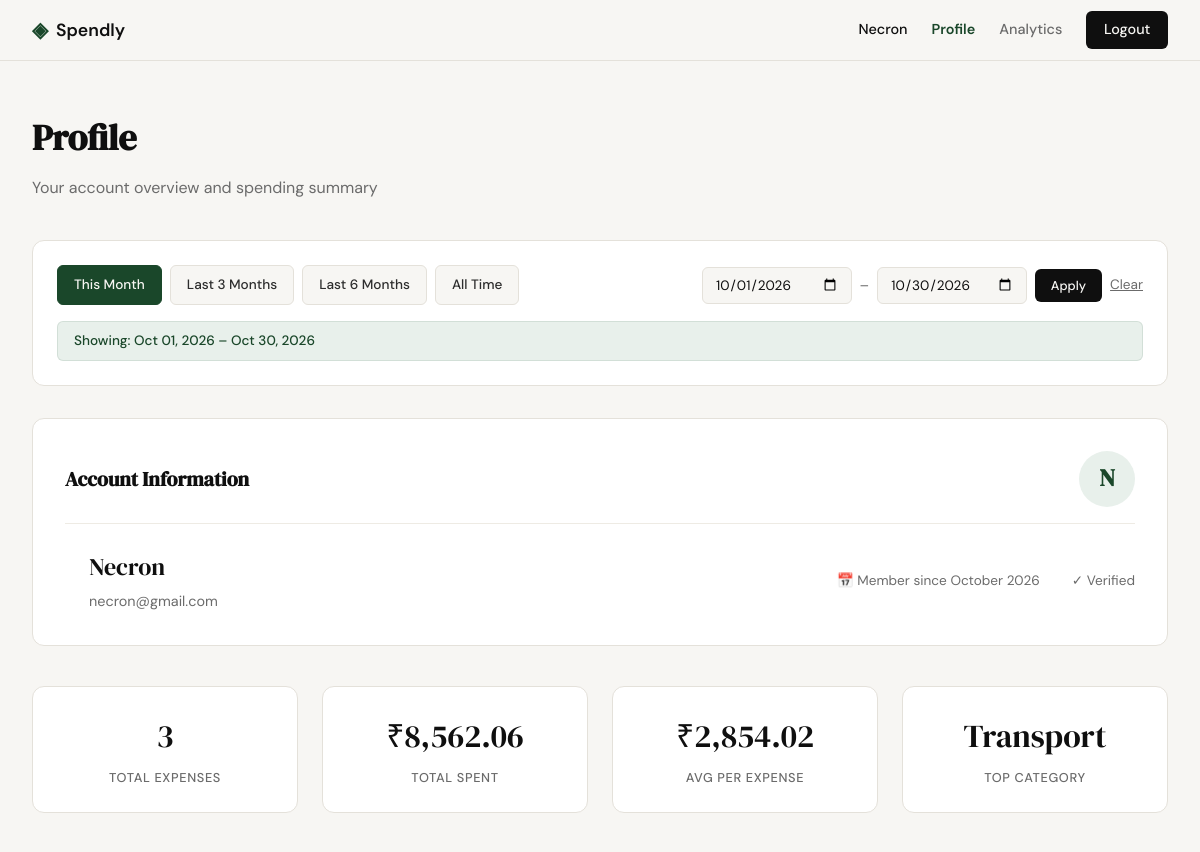
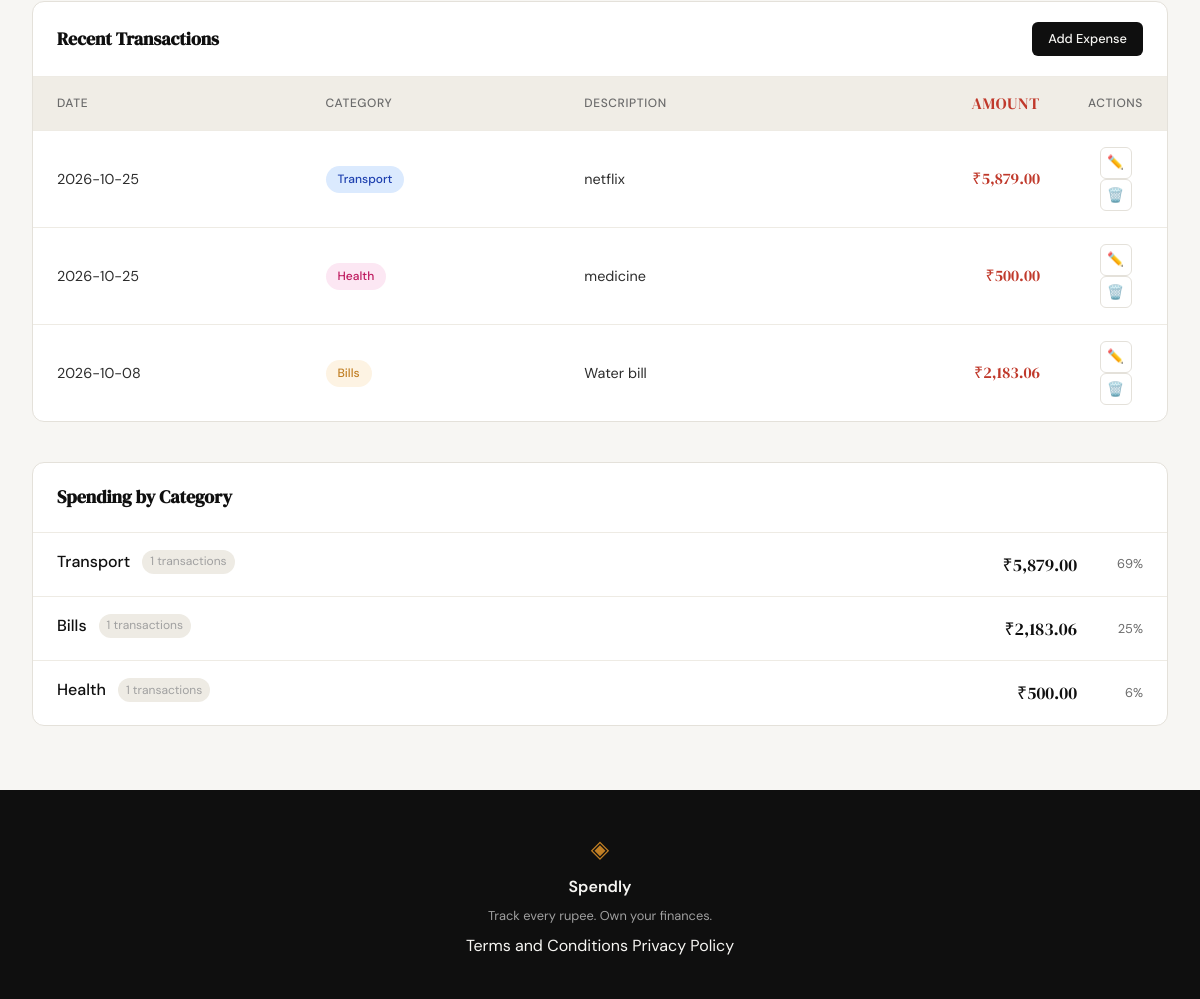
The app's page /profile?date_from=2026-10-01&date_to=2026-10-30 (signed in) with its own data (2 pictures, top to bottom).
### tables this page shows
CREATE TABLE users (
            id INTEGER PRIMARY KEY AUTOINCREMENT,
            name TEXT NOT NULL,
            email TEXT UNIQUE NOT NULL,
            password_hash TEXT NOT NULL,
            created_at TEXT DEFAULT CURRENT_TIMESTAMP
        );

CREATE TABLE expenses (
            id INTEGER PRIMARY KEY AUTOINCREMENT,
            user_id INTEGER NOT NULL REFERENCES users(id),
            amount REAL NOT NULL,
            category TEXT NOT NULL,
            date TEXT NOT NULL,
            description TEXT,
            created_at TEXT DEFAULT CURRENT_TIMESTAMP
        );

### app.py (the view)
@app.route("/profile")
def profile():
    if not session.get("user_id"):
        flash("Please sign in to view your profile", "error")
        return redirect(url_for("login"))
    user_id = session["user_id"]
    user = get_user_profile(user_id)
    if not user:
        flash("User not found", "error")
        return redirect(url_for("logout"))
    date_from_str = request.args.get("date_from", "").strip()
    date_to_str = request.args.get("date_to", "").strip()
    date_from = None
    date_to = None
    active_preset = None
    if date_from_str:
        try:
            datetime.strptime(date_from_str, "%Y-%m-%d")
            date_from = date_from_str
        except ValueError:
            pass  # Invalid format - ignore
    if date_to_str:
        try:
            datetime.strptime(date_to_str, "%Y-%m-%d")
            date_to = date_to_str
        except ValueError:
            pass  # Invalid format - ignore
    if date_from and date_to and date_from > date_to:
        flash("Start date must be before end date.", "error")
        date_from = None
        date_to = None
    today = datetime.now().date()
    presets = {
        "this_month": {
            "label": "This Month",
            "date_from": today.replace(day=1).isoformat(),
            "date_to": today.isoformat()
        },
        "last_3_months": {
            "label": "Last 3 Months",
            "date_from": (today - timedelta(days=90)).isoformat(),
            "date_to": today.isoformat()
        },
        "last_6_months": {
            "label": "Last 6 Months",
            "date_from": (today - timedelta(days=180)).isoformat(),
            "date_to": today.isoformat()
        }
    }
    if date_from and date_to:
        for key, preset in presets.items():
            if preset["date_from"] == date_from and preset["date_to"] == date_to:
                active_preset = key
                break
    stats_raw = get_summary_stats(user_id, date_from, date_to)
    transactions = get_recent_transactions(user_id, limit=10, date_from=date_from, date_to=date_to)
    categories = get_category_breakdown(user_id, date_from, date_to)
    stats = {
        "total_expenses": stats_raw["transaction_count"],
        "total_spent": stats_raw["total_spent"],
        "avg_per_expense": round(stats_raw["avg_per_expense"], 2) if stats_raw["transaction_count"] > 0 else 0,
        "top_category": stats_raw["top_category"] or "—"
    }
    filter_display = None
    if date_from and date_to:
        try:
            from_dt = datetime.strptime(date_from, "%Y-%m-%d")
            to_dt = datetime.strptime(date_to, "%Y-%m-%d")
            filter_display = f"Showing: {from_dt.strftime('%b %d, %Y')} – {to_dt.strftime('%b %d, %Y')}"
        except Exception:
            filter_display = "Filtered"
    return render_template("profile.html",
                          user=user,
                          stats=stats,
                          transactions=transactions,
                          categories=categories,
                          date_from=date_from,
                          date_to=date_to,
                          active_preset=active_preset,
                          filter_display=filter_display,
                          presets=presets)

### database/db.py (called while the page is built)
def get_db():
    db_path = os.path.join(os.path.dirname(os.path.dirname(os.path.abspath(__file__))), "spendly.db")
    conn = sqlite3.connect(db_path)
    conn.row_factory = sqlite3.Row
    conn.execute("PRAGMA foreign_keys = ON")
    return conn

### database/queries.py (called while the page is built)
def get_user_by_id(user_id: int) -> dict | None:
    conn = get_db()
    cursor = conn.cursor()
    cursor.execute("SELECT * FROM users WHERE id = ?", (user_id,))
    user = cursor.fetchone()
    conn.close()
    if user:
        created = user["created_at"]
        try:
            dt = datetime.fromisoformat(created.replace("Z", "+00:00"))
            member_since = dt.strftime("%B %Y")
        except Exception:
            member_since = "Unknown"
        return {
            "name": user["name"],
            "email": user["email"],
            "member_since": member_since
        }
    return None

def _build_date_filter(date_from: Optional[str], date_to: Optional[str]) -> tuple[str, list]:
    if date_from and date_to:
        return "AND date BETWEEN ? AND ?", [date_from, date_to]
    return "", []

def get_recent_transactions(user_id: int, limit: int = 10, date_from: Optional[str] = None, date_to: Optional[str] = None) -> list:
    conn = get_db()
    cursor = conn.cursor()
    date_where, date_params = _build_date_filter(date_from, date_to)
    base_params = [user_id] + date_params + [limit]
    cursor.execute(f"""
        SELECT id, date, category, description, amount
        FROM expenses WHERE user_id = ? {date_where}
        ORDER BY date DESC, id DESC
        LIMIT ?
    """, base_params)
    transactions = [dict(row) for row in cursor.fetchall()]
    conn.close()
    return transactions

### templates/profile.html (shortened to what this page needs)
{% extends "base.html" %}
{% block content %}
<section class="profile-section">
    <header class="profile-header">
        <h1 class="profile-title">Profile</h1>
        <p class="profile-subtitle">Your account overview and spending summary</p>
    </header>
    <div class="filter-bar">
        <div class="filter-presets">
            <a href="{{ url_for('profile', date_from=presets.this_month.date_from, date_to=presets.this_month.date_to) }}"
               class="filter-preset-btn {% if active_preset == 'this_month' %}active{% endif %}">
                This Month
            </a>
            <a href="{{ url_for('profile', date_from=presets.last_3_months.date_from, date_to=presets.last_3_months.date_to) }}"
               class="filter-preset-btn {% if active_preset == 'last_3_months' %}active{% endif %}">
                Last 3 Months
            </a>
            <a href="{{ url_for('profile', date_from=presets.last_6_months.date_from, date_to=presets.last_6_months.date_to) }}"
               class="filter-preset-btn {% if active_preset == 'last_6_months' %}active{% endif %}">
                Last 6 Months
            </a>
            <a href="{{ url_for('profile') }}"
               class="filter-preset-btn {% if active_preset is none and not date_from and not date_to %}active{% endif %}">
                All Time
            </a>
        </div>
        <form class="filter-custom" method="GET" action="{{ url_for('profile') }}">
            <input type="date" id="date_from" name="date_from" value="{{ date_from or '' }}"
                   {% if date_from and not active_preset %}style="font-weight: 600;"{% endif %}>
            <span class="filter-separator">–</span>
            <input type="date" id="date_to" name="date_to" value="{{ date_to or '' }}"
                   {% if date_to and not active_preset %}style="font-weight: 600;"{% endif %}>
            <button type="submit" class="btn-primary btn-sm">Apply</button>
            {% if date_from or date_to %}
            <a href="{{ url_for('profile') }}" class="filter-clear">Clear</a>
            {% endif %}
        </form>
        {% if filter_display %}
        <div class="filter-badge">{{ filter_display }}</div>
        {% endif %}
    </div>
    <div class="profile-card">
        <div class="profile-card-header">
            <h2 class="profile-card-title">Account Information</h2>
            <div class="profile-user-avatar">
                {{ user.name[0].upper() }}
            </div>
        </div>
        <div style="display: flex; align-items: center; gap: 1.5rem; flex-wrap: wrap;">
            <div class="profile-user-info">
                <div class="profile-user-name">{{ user.name }}</div>
                <div class="profile-user-email">{{ user.email }}</div>
            </div>
            <div class="profile-user-meta">
                <span>📅 Member since {{ user.member_since }}</span>
                <span>✓ Verified</span>
            </div>
        </div>
    </div>
    <div class="stats-grid">
        <div class="stat-card">
            <div class="stat-value">{{ stats.total_expenses }}</div>
            <div class="stat-label">Total Expenses</div>
        </div>
        <div class="stat-card">
            <div class="stat-value">₹{{ "{:,.2f}".format(stats.total_spent) }}</div>
            <div class="stat-label">Total Spent</div>
        </div>
        <div class="stat-card">
            <div class="stat-value">₹{{ "{:,.2f}".format(stats.avg_per_expense) }}</div>
            <div class="stat-label">Avg per Expense</div>
        </div>
        <div class="stat-card">
            <div class="stat-value">{{ stats.top_category }}</div>
            <div class="stat-label">Top Category</div>
        </div>
    </div>
    <div class="table-section">
        <div class="table-section-header">
            <h3 class="table-section-title">Recent Transactions</h3>
            <a href="{{ url_for('add_expense') }}" class="btn-primary" style="font-size: 0.8rem; padding: 0.4rem 1rem;">Add Expense</a>
        </div>
        {% if transactions %}
        <table class="transactions-table">
            <thead>
                <tr>
                    <th>Date</th>
                    <th>Category</th>
                    <th>Description</th>
                    <th class="amount">Amount</th>
                    <th>Actions</th>
                </tr>
            </thead>
            <tbody>
                {% for txn in transactions %}
                <tr>
                    <td>{{ txn.date }}</td>
                    <td>
                        <span class="category-badge category-badge-{{ txn.category.lower() }}">
                            {{ txn.category }}
                        </span>
                    </td>
                    <td>{{ txn.description }}</td>
                    <td class="amount">₹{{ "{:,.2f}".format(txn.amount) }}</td>
                    <td class="actions-cell">
                        <a href="{{ url_for('edit_expense', id=txn.id) }}" class="btn-icon" title="Edit">✏️</a>
                        <form method="POST" action="{{ url_for('delete_expense', id=txn.id) }}" style="display:inline"
                              onsubmit="return confirm('Delete this expense?')">
                            <button type="submit" class="btn-delete" title="Delete">🗑️</button>
                        </form>
                    </td>
                </tr>
                {% endfor %}
            </tbody>
        </table>
        {% else %}
        <div class="empty-state">
            <div class="empty-state-icon">📝</div>
            <p>No transactions yet. <a href="{{ url_for('add_expense') }}" style="color: var(--accent);">Add your first expense</a></p>
        </div>
        {% endif %}
    </div>
    <div class="category-section">
        <div class="table-section-header">
            <h3 class="table-section-title">Spending by Category</h3>
        </div>
        <div class="category-list">
            {% for cat in categories %}
            <div class="category-item">
                <div class="category-item-info">
                    <div class="category-item-header">
                        <span class="category-item-name">{{ cat.category }}</span>
                        <span class="category-item-count">{{ cat.count }} transactions</span>
                    </div>
                </div>
                <div class="category-item-amount">₹{{ "{:,.2f}".format(cat.amount) }}</div>
                <div class="category-item-percentage">{{ cat.percentage }}%</div>
            </div>
            {% endfor %}
        </div>
    </div>
</section>
{% endblock %}

### templates/base.html (shortened to what this page needs)
<!DOCTYPE html>
<html lang="en">
<head>
    <link rel="stylesheet" href="{{ url_for('static', filename='css/style.css') }}">
</head>
<body>
    <nav class="navbar">
        <div class="nav-inner">
            <a href="{{ url_for('landing') }}" class="nav-brand">
                <span class="brand-icon">◈</span>
                <span class="brand-name">Spendly</span>
            </a>
            <div class="nav-links">
                {% if session.user_id %}
                    <span class="nav-user">{{ session.user_name }}</span>
                    <a href="{{ url_for('profile') }}" {% if request.endpoint == 'profile' %}class="active"{% endif %}>Profile</a>
                    <a href="{{ url_for('analytics') }}" {% if request.endpoint == 'analytics' %}class="active"{% endif %}>Analytics</a>
                    <a href="{{ url_for('logout') }}" class="nav-cta">Logout</a>
                {% else %}
                    <a href="{{ url_for('login') }}">Sign in</a>
                    <a href="{{ url_for('register') }}" class="nav-cta">Get started</a>
                {% endif %}
            </div>
        </div>
    </nav>
    <main class="main-content">
        {% block content %}{% endblock %}
    </main>
    <footer class="footer">
        <div class="footer-inner">
            <span class="brand-icon">◈</span>
            <span class="footer-name">Spendly</span>
            <p class="footer-copy">Track every rupee. Own your finances.</p>
            <div class="footer-links">
                <a href="{{ url_for('terms') }}">Terms and Conditions</a>
                <a href="{{ url_for('privacy') }}">Privacy Policy</a>
            </div>
        </div>
    </footer>
</body>
</html>

### records on screen
users: user_name "Necron", name "N", name "Necron", email "necron@gmail.com"
expenses: date "2026-10-25", category "Transport", description "netflix", amount "5,879.00"
expenses: date "2026-10-25", category "Health", description "medicine", amount "500.00"
expenses: date "2026-10-08", category "Bills", description "Water bill", amount "2,183.06"

### other values on screen
{{ filter_display }} "Showing: Oct 01, 2026 – Oct 30, 2026"
{{ user.member_since }} "October 2026"
{{ stats.total_expenses }} "3"
{{ "{:,.2f}".format(stats.total_spent) }} "8,562.06"
{{ "{:,.2f}".format(stats.avg_per_expense) }} "2,854.02"
{{ stats.top_category }} "Transport"
{{ cat.category }} "Transport" "Bills" "Health"
{{ cat.count }} "1" "1" "1"
{{ "{:,.2f}".format(cat.amount) }} "5,879.00" "2,183.06" "500.00"
{{ cat.percentage }} "69" "25" "6"
